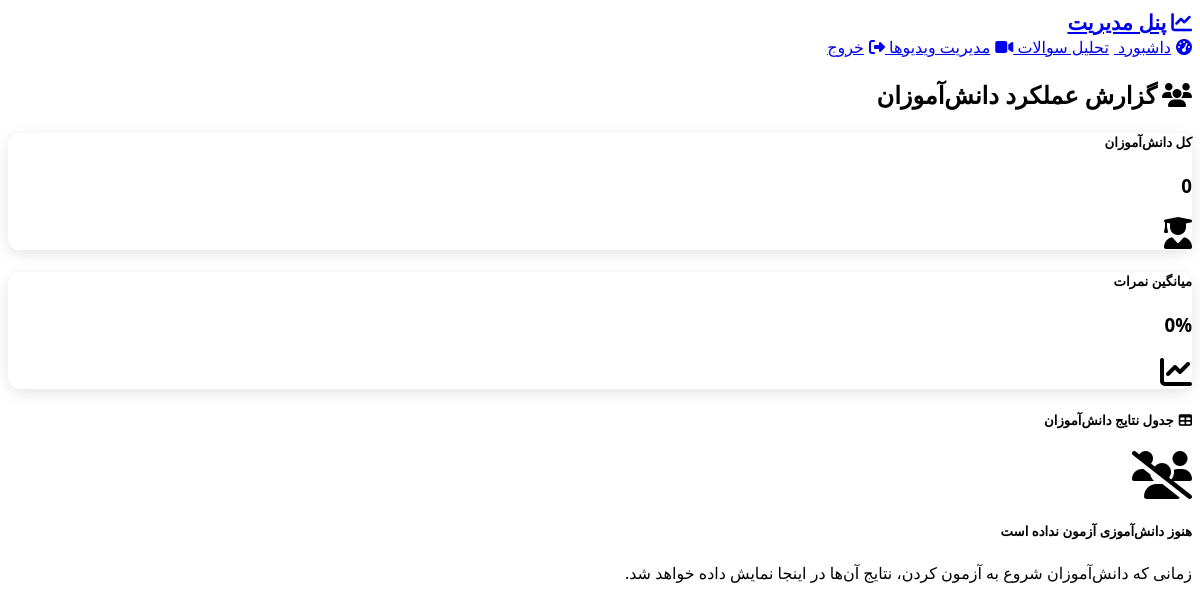
Before: /admin/dashboard (signed in) with the older database file.
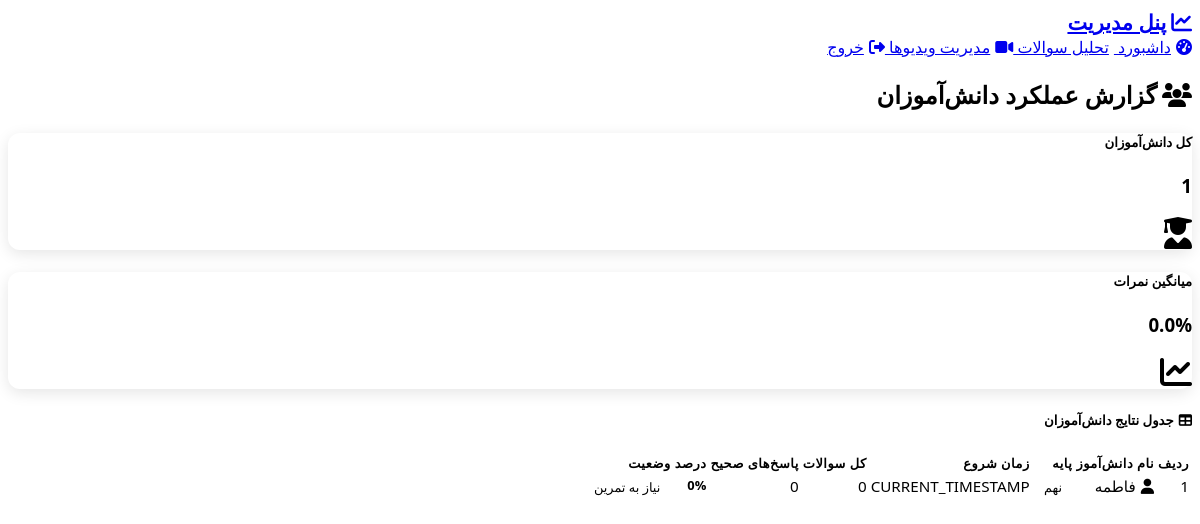
After: the same page with the newer database file.
### models.py (models this page shows, shortened)
class Student(db.Model):
    __tablename__ = 'students'
    id = db.Column(db.Integer, primary_key=True)
    student_name = db.Column(db.String(100), nullable=False)
    student_grade = db.Column(db.String(50), nullable=False)
    session_start_time = db.Column(db.String(50), nullable=False)
    answers = db.relationship('StudentAnswer', backref='student', lazy=True)

### app.py (the view)
    def decorated_function(*args, **kwargs):
        if not session.get('admin_logged_in'):
            return redirect(url_for('admin_login'))
        return f(*args, **kwargs)

### app.py (called while the page is built)
def admin_required(f):
    def decorated_function(*args, **kwargs):
        if not session.get('admin_logged_in'):
            return redirect(url_for('admin_login'))
        return f(*args, **kwargs)
    decorated_function.__name__ = f.__name__
    return decorated_function

@app.route('/admin/dashboard')
@admin_required
def admin_dashboard():
    students = Student.query.all()
    student_stats = []
    for student in students:
        answers = StudentAnswer.query.filter_by(student_id=student.id).all()
        total_answers = len(answers)
        correct_answers = sum(1 for a in answers if a.is_correct)
        percentage = (correct_answers / total_answers * 100) if total_answers > 0 else 0
        student_stats.append({
            'id': student.id,
            'name': student.student_name,
            'grade': student.student_grade,
            'start_time': student.session_start_time,
            'total_questions': total_answers,
            'correct_answers': correct_answers,
            'percentage': round(percentage, 1)
        })
    return render_template('admin/dashboard.html', students=student_stats)

### templates/admin/dashboard.html (shortened to what the changed rows need)
{% extends "base.html" %}
{% block content %}
<div class="container-fluid">
    <div class="row mb-4">
        <div class="col">
            <h2>
                <i class="fas fa-users me-2"></i>گزارش عملکرد دانش‌آموزان
            </h2>
        </div>
    </div>
    <div class="row mb-4">
        <div class="col-md-3 mb-3">
            <div class="card bg-primary text-white">
                <div class="card-body">
                    <div class="d-flex align-items-center">
                        <div class="flex-grow-1">
                            <h5 class="card-title">کل دانش‌آموزان</h5>
                            <h3 class="mb-0">{{ students|length }}</h3>
                        </div>
                    </div>
                </div>
            </div>
        </div>
        <div class="col-md-3 mb-3">
            <div class="card bg-success text-white">
                <div class="card-body">
                    <div class="d-flex align-items-center">
                        <div class="flex-grow-1">
                            <h5 class="card-title">میانگین نمرات</h5>
                            <h3 class="mb-0">
                                {% if students %}
                                    {{ "%.1f"|format(students|map(attribute='percentage')|list|sum / students|length) }}%
                                {% else %}
                                    0%
                                {% endif %}
                            </h3>
                        </div>
                    </div>
                </div>
            </div>
        </div>
    </div>
    <div class="card border-0 shadow-sm">
        <div class="card-body">
            {% if students %}
            <div class="table-responsive">
                <table class="table table-hover">
                    <thead class="table-dark">
                        <tr>
                            <th>ردیف</th>
                            <th>نام دانش‌آموز</th>
                            <th>پایه</th>
                            <th>زمان شروع</th>
                            <th>کل سوالات</th>
                            <th>پاسخ‌های صحیح</th>
                            <th>درصد</th>
                            <th>وضعیت</th>
                        </tr>
                    </thead>
                    <tbody>
                        {% for student in students %}
                        <tr>
                            <td>{{ loop.index }}</td>
                            <td>
                                <i class="fas fa-user me-2"></i>{{ student.name }}
                            </td>
                            <td>
                                <span class="badge bg-info">{{ student.grade }}</span>
                            </td>
                            <td>{{ student.start_time }}</td>
                            <td>{{ student.total_questions }}</td>
                            <td>{{ student.correct_answers }}</td>
                            <td>
                                <div class="progress" style="height: 20px;">
                                    <div class="progress-bar
                                        {% if student.percentage >= 80 %}bg-success
                                        {% elif student.percentage >= 60 %}bg-warning
                                        {% else %}bg-danger
                                        {% endif %}"
                                         role="progressbar"
                                         style="width: {{ student.percentage }}%"
                                         aria-valuenow="{{ student.percentage }}"
                                         aria-valuemin="0"
                                         aria-valuemax="100">
                                        {{ student.percentage }}%
                                    </div>
                                </div>
                            </td>
                            <td>
                                {% if student.percentage >= 80 %}
                                    <span class="badge bg-success">عالی</span>
                                {% elif student.percentage >= 60 %}
                                    <span class="badge bg-warning">متوسط</span>
                                {% else %}
                                    <span class="badge bg-danger">نیاز به تمرین</span>
                                {% endif %}
                            </td>
                        </tr>
                        {% endfor %}
                    </tbody>
                </table>
            </div>
            {% else %}
            <div class="text-center py-5">
                <i class="fas fa-users-slash fa-3x text-muted mb-3"></i>
                <h5 class="text-muted">هنوز دانش‌آموزی آزمون نداده است</h5>
                <p class="text-muted">زمانی که دانش‌آموزان شروع به آزمون کردن، نتایج آن‌ها در اینجا نمایش داده خواهد شد.</p>
            </div>
            {% endif %}
        </div>
    </div>
</div>
{% endblock %}

Changed rows visible on the page:
added Student: name "فاطمه", grade "نهم", start_time "CURRENT_TIMESTAMP", total_questions "0", correct_answers "0", percentage "0"
Other visible differences:
{{ students|length }}: "0" → "1"
text no longer shown: "0% هنوز دانش‌آموزی آزمون نداده است زمانی که دانش‌آموزان شروع به آزمون کردن، نتایج آن‌ها در اینجا نمایش داده خواهد شد."
text now shown: "0.0 % ردیف نام دانش‌آموز پایه زمان شروع کل سوالات پاسخ‌های صحیح درصد وضعیت"
